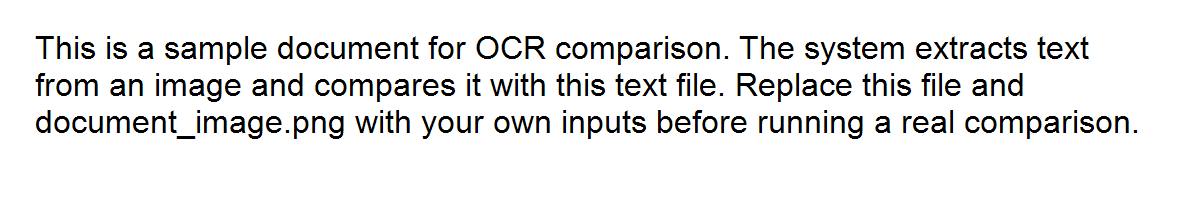
#> input picture input/document_image.png, 1200 x 220 px
$ python -i preprocessing.py   (imports and definitions only)
#> lines starting #> are read from the running program, lines starting #| are printed output that depends on the picture; after the words box and inside, x2 and y2 are one past the last pixel; in counts of white or black regions, pixels touching at a corner belong together
"""Image and text preprocessing utilities."""

from __future__ import annotations

import logging
import re
import string
from pathlib import Path

import cv2
import numpy as np

LOGGER = logging.getLogger(__name__)

try:
    from sklearn.feature_extraction.text import ENGLISH_STOP_WORDS
except Exception:  # pragma: no cover - sklearn is a declared dependency.
    ENGLISH_STOP_WORDS = frozenset()


def load_image(path: Path) -> np.ndarray:
    """Load an image from disk and raise a clear error if it is invalid."""
#> called with path = '../input/document_image.png'
    image = cv2.imread(str(path))
#> image is the input picture: shape (220, 1200, 3); mean B, G, R 235.1, 235.1, 235.1
    if image is None:
        raise ValueError(f"Invalid or unsupported image file: {path}")
    return image


def convert_to_grayscale(image: np.ndarray) -> np.ndarray:
    """Convert BGR/RGB image to grayscale."""
    if len(image.shape) == 2:
        return image
    return cv2.cvtColor(image, cv2.COLOR_BGR2GRAY)
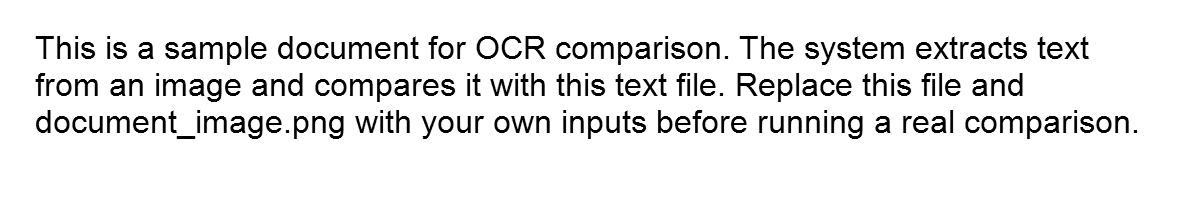
#> returned value: shape (220, 1200); min 0, max 255, mean 235.1


def remove_noise(gray_image: np.ndarray) -> np.ndarray:
    """Reduce salt-and-pepper noise while preserving text edges."""
    return cv2.medianBlur(gray_image, 3)


def threshold_image(gray_image: np.ndarray) -> np.ndarray:
    """Apply adaptive thresholding for OCR-friendly contrast."""
    return cv2.adaptiveThreshold(
        gray_image,
        255,
        cv2.ADAPTIVE_THRESH_GAUSSIAN_C,
        cv2.THRESH_BINARY,
        31,
        11,
    )
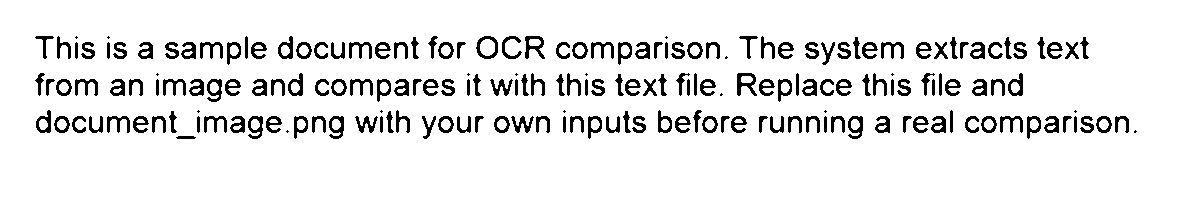
#> returned value: shape (220, 1200); 91.7% white; 195 black regions (17 under 20 px), largest, box (x1, y1, x2, y2) and area: (737, 73, 757, 96) 231, (525, 36, 545, 59) 221, (476, 36, 498, 59) 202


def deskew_image(binary_image: np.ndarray) -> np.ndarray:
    """Deskew a binary text image when a meaningful skew angle is detected."""
    inverted = cv2.bitwise_not(binary_image)
    coords = np.column_stack(np.where(inverted > 0))
#> coords = 21797 pairs, first value 36 to 138, second value 35 to 1136
    if coords.size == 0:
        return binary_image

    angle = cv2.minAreaRect(coords)[-1]
#> angle = -90
    if angle < -45:
        angle = 90 + angle
#> angle = 0
    if abs(angle) < 0.5 or abs(angle) > 15:
        return binary_image

    height, width = binary_image.shape[:2]
    center = (width // 2, height // 2)
    matrix = cv2.getRotationMatrix2D(center, angle, 1.0)
    LOGGER.debug("Deskewing image by %.2f degrees", angle)
    return cv2.warpAffine(
        binary_image,
        matrix,
        (width, height),
        flags=cv2.INTER_CUBIC,
        borderMode=cv2.BORDER_REPLICATE,
    )


def preprocess_image(path: Path) -> np.ndarray:
    """Run OCR-oriented image preprocessing."""
    image = load_image(path)
    gray = convert_to_grayscale(image)
    denoised = remove_noise(gray)
    thresholded = threshold_image(denoised)
    return deskew_image(thresholded)


def normalize_text(text: str, remove_stopwords: bool = False) -> str:
    """Normalize text for similarity comparison."""
    if text is None:
        return ""

    normalized = text.lower()
    normalized = normalized.replace("\r", " ").replace("\n", " ")
    normalized = normalized.translate(str.maketrans("", "", string.punctuation))
    normalized = re.sub(r"\s+", " ", normalized).strip()

    if remove_stopwords:
        words = [word for word in normalized.split() if word not in ENGLISH_STOP_WORDS]
        normalized = " ".join(words)
    return normalized

>>> result = preprocess_image('../input/document_image.png')
